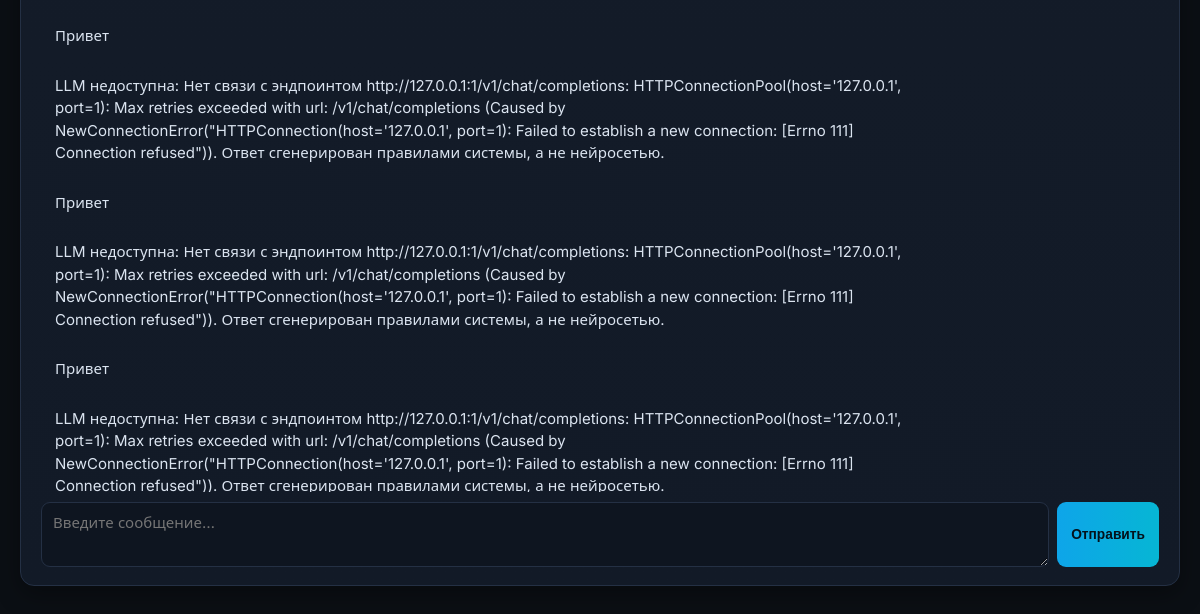
Before: /chat (signed in, lower part) with the older database file.
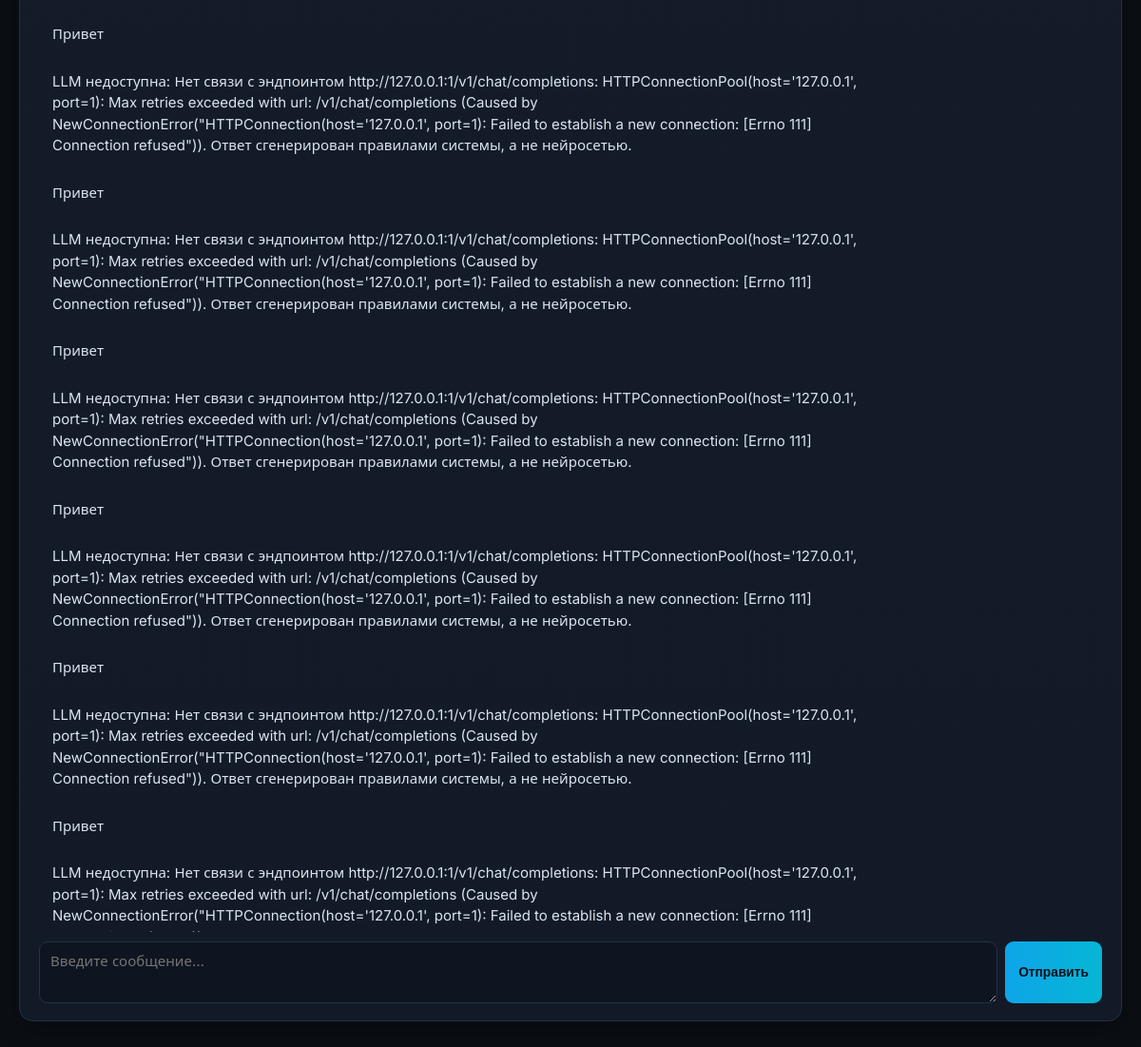
After: the same page with the newer database file.
### app/models.py (models this page shows)
class ChatMessage(db.Model):
    __tablename__ = "chat_messages"
    id = db.Column(db.Integer, primary_key=True)
    user_id = db.Column(db.Integer, db.ForeignKey("users.id"))
    role = db.Column(db.String(16), default="user")  # user | assistant | system
    text = db.Column(db.Text, nullable=False)
    created_at = db.Column(db.DateTime, default=utcnow)

### app/routes/main.py (the view)
@bp.route("/chat")
@login_required
def chat_page():
    msgs = (ChatMessage.query.filter_by(user_id=current_user.id)
            .order_by(ChatMessage.created_at.asc()).limit(200).all())
    return render_template("chat.html", messages=msgs)

### app/models.py (called while the page is built)
    @property
    def is_active(self):
        return not self.is_blocked

    @property
    def is_admin(self):
        return self.role == "admin"

### app/templates/chat.html (shortened to what this page needs)
{% extends "base.html" %}
{% block content %}
<div class="chat-box card chat">
  <div id="chatLog" class="chat-log">
    {% for m in messages %}
      <div class="msg msg-{{ m.role }}">{{ m.text|e }}</div>
    {% else %}
      <div class="msg msg-assistant">Задайте вопрос по проектной/рабочей документации или нормативным документам.
Если для ответа не хватает исходных данных, система сообщит об этом и запросит недостающие файлы.</div>
    {% endfor %}
  </div>
  <form id="chatForm" class="chat-input">
    <textarea id="chatText" rows="2" placeholder="Введите сообщение…" required></textarea>
    <button class="btn btn-primary" type="submit">Отправить</button>
  </form>
</div>
{% endblock %}

### app/templates/base.html (shortened to what this page needs)
<!DOCTYPE html>
<html lang="ru">
<head>
<link rel="stylesheet" href="{{ url_for('static', filename='style.css') }}">
</head>
<body class="{% if not current_user.is_authenticated %}login-body{% endif %}">
<main class="container">
  {% block content %}{% endblock %}
</main>
</body>
</html>

### app/static/style.css (style rules this page uses)
:root { --bg:#0b0f14; --bg2:#111722; --panel:#151d2a; --panel2:#1a2434; --line:#243044; --txt:#dbe4f0; --muted:#8fa1bb; --acc:#38bdf8; --acc2:#22d3ee; --ok:#34d399; --warn:#fbbf24; --crit:#f87171; }
* { box-sizing:border-box }
body { margin:0;background:radial-gradient(1200px 600px at 80% -10%, #14283c 0%, var(--bg) 55%) fixed; color:var(--txt);font-family:'Inter',system-ui,sans-serif;font-size:15px;line-height:1.5 }
.container { max-width:1200px;margin:24px auto;padding:0 20px }
.card { background:linear-gradient(180deg,var(--panel),#121a27);border:1px solid var(--line); border-radius:14px;padding:18px 20px;box-shadow:0 8px 24px rgba(0,0,0,.35) }
.btn { display:inline-block;background:var(--panel2);border:1px solid var(--line);color:var(--txt); padding:8px 14px;border-radius:9px;font-weight:600;font-size:.86rem;cursor:pointer }
.btn-primary { background:linear-gradient(90deg,#0ea5e9,#06b6d4);border:none;color:#04121c }
input,select,textarea { width:100%;background:#0e1520;border:1px solid var(--line);color:var(--txt); border-radius:9px;padding:9px 11px;font:inherit;margin-bottom:10px }
.chat { display:flex;flex-direction:column;height:62vh }
.chat-log { flex:1;overflow:auto;padding-right:6px }
.msg { max-width:80%;padding:10px 14px;border-radius:14px;margin:7px 0;white-space:pre-wrap }
.chat-input { display:flex;gap:8px;margin-top:10px }
.chat-input textarea { margin:0;resize:vertical }

Changed rows visible on the page:
added ChatMessage: text "Привет"
added ChatMessage: text "LLM недоступна: Нет связи с эндпоинтом http://127.0.0.1:1/v1/chat/completions: HTTPConnectionPool(host='127.0.0.1', port=1): Max retries exceeded with url: /v1/chat/completions (Caused by NewConnectionError(\"HTTPConnection(host='127.0.0.1', port=1): Failed to establish a new connection: [Errno 111] Connection refused\")). Ответ сгенерирован правилами системы, а не нейросетью."
added ChatMessage: text "Привет"
added ChatMessage: text "LLM недоступна: Нет связи с эндпоинтом http://127.0.0.1:1/v1/chat/completions: HTTPConnectionPool(host='127.0.0.1', port=1): Max retries exceeded with url: /v1/chat/completions (Caused by NewConnectionError(\"HTTPConnection(host='127.0.0.1', port=1): Failed to establish a new connection: [Errno 111] Connection refused\")). Ответ сгенерирован правилами системы, а не нейросетью."
added ChatMessage: text "Привет"
added ChatMessage: text "LLM недоступна: Нет связи с эндпоинтом http://127.0.0.1:1/v1/chat/completions: HTTPConnectionPool(host='127.0.0.1', port=1): Max retries exceeded with url: /v1/chat/completions (Caused by NewConnectionError(\"HTTPConnection(host='127.0.0.1', port=1): Failed to establish a new connection: [Errno 111]…"
